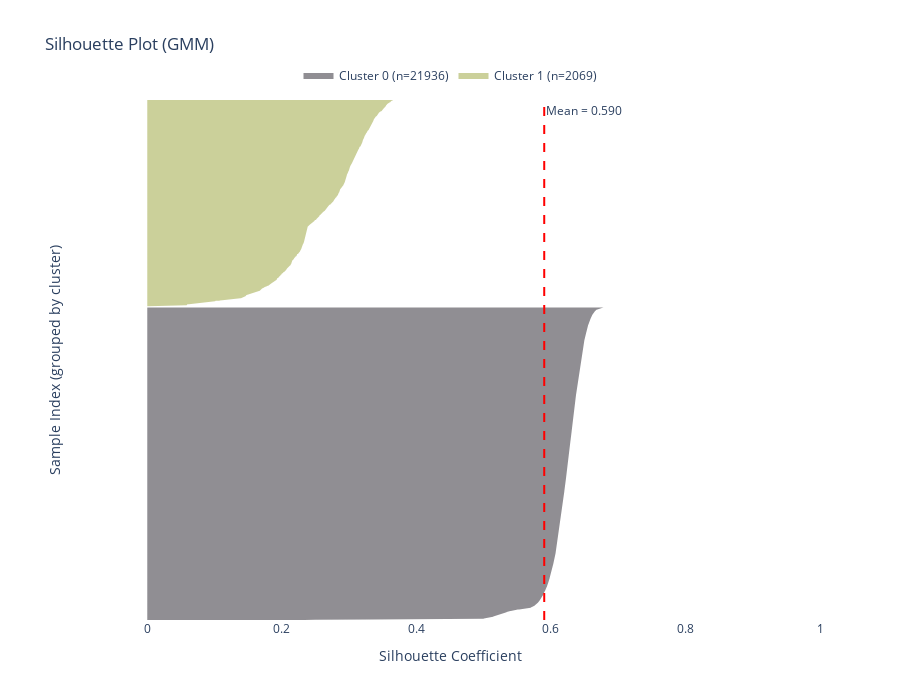

The notebook cell this image was saved under:
### Markdown cell above
These metrics are calculated using labels.

### Code cell
silhouette_vals = silhouette_samples(X_clustered, labels_clustered)
mean_silhouette = np.mean(silhouette_vals)  # o usa metrics["Silhouette"] si ya lo tienes

# Preparar datos por cluster
unique_labels = np.unique(labels_clustered)
y_lower = 0
traces = []

# Máximo número de puntos a mostrar por cluster (solo para rendimiento visual)
MAX_POINTS_PER_CLUSTER = 3000

for label in unique_labels:
    # Seleccionar valores del cluster
    cluster_mask = (labels_clustered == label)
    cluster_sil_vals = silhouette_vals[cluster_mask]
    n_points = len(cluster_sil_vals)
    
    # Ordenar
    sorted_vals = np.sort(cluster_sil_vals)
    
    # Submuestrear solo para visualización si es muy grande
    if n_points > MAX_POINTS_PER_CLUSTER:
        step = n_points // MAX_POINTS_PER_CLUSTER
        plot_vals = sorted_vals[::step]
    else:
        plot_vals = sorted_vals
    
    y_upper = y_lower + len(plot_vals)
    y_range = np.arange(y_lower, y_upper)
    
    # Crear trace con hover personalizado
    traces.append(go.Scatter(
        x=plot_vals,
        y=y_range,
        mode='lines',
        fill='tozerox',
        fillcolor=f'rgba({np.random.randint(50,200)}, {np.random.randint(50,200)}, {np.random.randint(50,200)}, 0.6)',
        line=dict(width=0),
        name=f"Cluster {label} (n={n_points})",
        hovertemplate=(
            f"<b>Cluster {label}</b><br>" +
            "Silhouette: %{x:.3f}<br>" +
            "Posición: %{y}<br>" +
            f"Tamaño total: {n_points}<extra></extra>"
        ),
        showlegend=True
    ))
    
    y_lower = y_upper + 10  # espacio entre clusters

# Crear figura
fig = go.Figure()

# Añadir todos los clusters
for trace in traces:
    fig.add_trace(trace)

# Línea de silueta promedio
fig.add_vline(
    x=mean_silhouette,
    line=dict(color="red", dash="dash", width=2),
    annotation_text=f"Mean = {mean_silhouette:.3f}",
    annotation_position="top right"
)

# Diseño
fig.update_layout(
    title="Silhouette Plot (GMM)",
    xaxis_title="Silhouette Coefficient",
    yaxis_title="Sample Index (grouped by cluster)",
    height=700,
    width=900,
    hovermode="closest",
    legend=dict(
        orientation="h",
        yanchor="bottom",
        y=1.02,
        xanchor="center",
        x=0.5
    ),
    plot_bgcolor="white"
)

fig.update_xaxes(range=[-0.1, 1.0])
fig.update_yaxes(showticklabels=False)  # los índices no son significativos

fig.show()

### Figure 1 — Plotly figure (JSON) as saved in the notebook; plotly's stock layout.template omitted (floating-point values rounded to 4 significant figures; data arrays with more than 128 entries replaced by an {"elided": "..."} marker saying what was removed)
{"data": [{"fill": "tozerox", "fillcolor": "rgba(70, 67, 76, 0.6)", "hovertemplate": "<b>Cluster 0</b><br>Silhouette: %{x:.3f}<br>Posición: %{y}<br>Tamaño total: 21936<extra></extra>", "line": {"width": 0}, "mode": "lines", "name": "Cluster 0 (n=21936)", "showlegend": true, "type": "scatter", "x": {"elided": "3134 float values"}, "y": {"elided": "3134 int values"}}, {"fill": "tozerox", "fillcolor": "rgba(169, 177, 88, 0.6)", "hovertemplate": "<b>Cluster 1</b><br>Silhouette: %{x:.3f}<br>Posición: %{y}<br>Tamaño total: 2069<extra></extra>", "line": {"width": 0}, "mode": "lines", "name": "Cluster 1 (n=2069)", "showlegend": true, "type": "scatter", "x": {"elided": "2069 float values"}, "y": {"elided": "2069 int values"}}], "layout": {"annotations": [{"showarrow": false, "text": "Mean = 0.590", "x": 0.5901, "xanchor": "left", "xref": "x", "y": 1, "yanchor": "top", "yref": "y domain"}], "height": 700, "hovermode": "closest", "legend": {"orientation": "h", "x": 0.5, "xanchor": "center", "y": 1.02, "yanchor": "bottom"}, "plot_bgcolor": "white", "shapes": [{"line": {"color": "red", "dash": "dash", "width": 2}, "type": "line", "x0": 0.5901, "x1": 0.5901, "xref": "x", "y0": 0, "y1": 1, "yref": "y domain"}], "title": {"text": "Silhouette Plot (GMM)"}, "width": 900, "xaxis": {"range": [-0.1, 1], "title": {"text": "Silhouette Coefficient"}}, "yaxis": {"showticklabels": false, "title": {"text": "Sample Index (grouped by cluster)"}}}}
